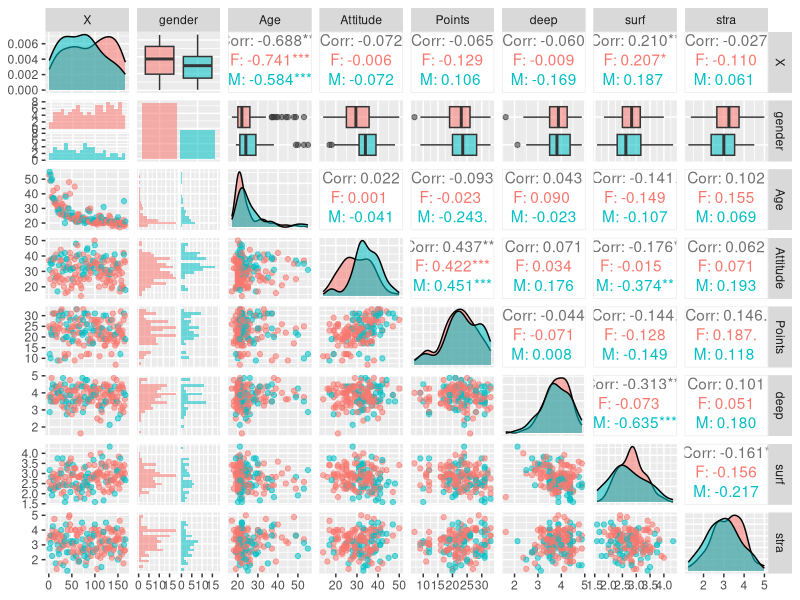
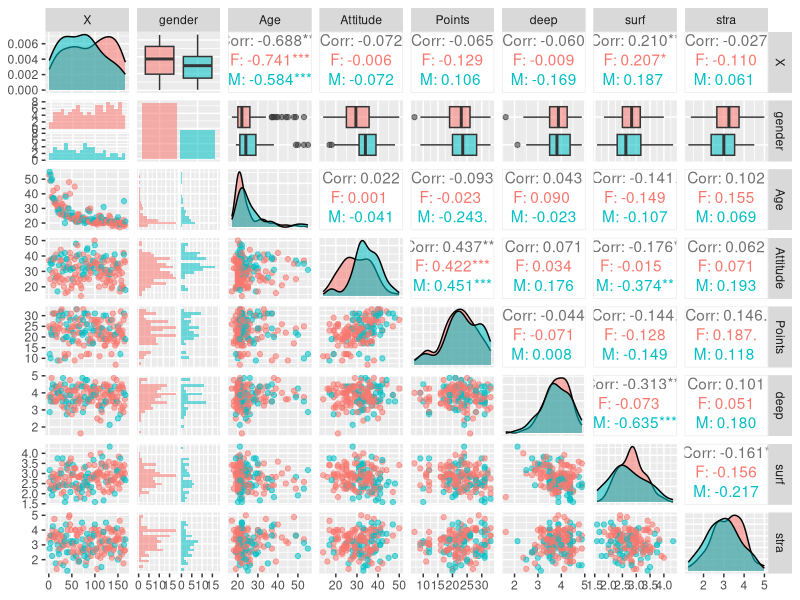

Recreate these plots in R, in order.
## ---- chunk 1
library(GGally)
library(ggplot2)

learning2014 <- read.table("data/learning.csv", sep = ",", header = TRUE)
## ---- chunk 2
str(learning2014)
summary(learning2014)
kuva <- ggpairs(learning2014, mapping = aes(col = gender, alpha = 0.3), lower = list(combo = wrap("facethist", bins = 20)))
kuva
## ---- chunk 3

## ---- chunk 4
kuvaaja <- ggpairs(learning2014, mapping = aes(col = gender, alpha = 0.3), lower = list(combo = wrap("facethist", bins = 20)))
kuvaaja
